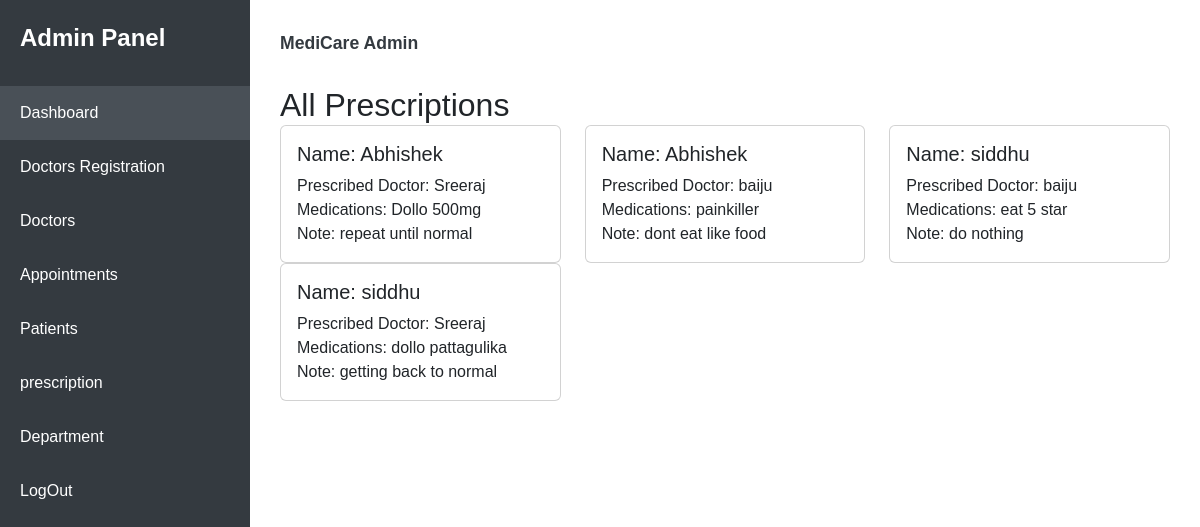
Before: /view_all_prescription with the older database file.
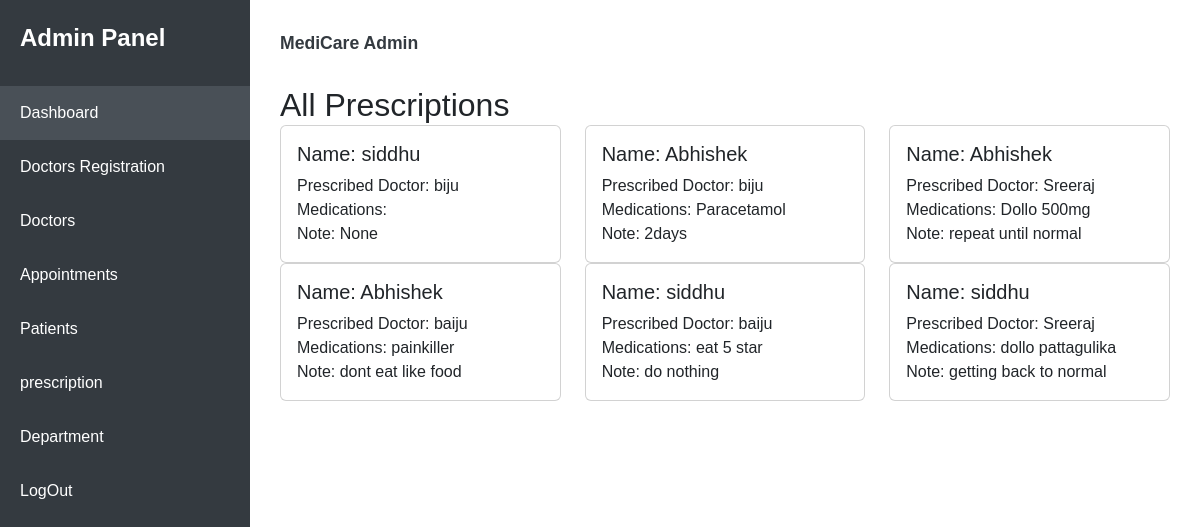
After: the same page with the newer database file.
### app/models.py (models this page shows)
class Prescription(models.Model):
    patient = models.ForeignKey(Patient, on_delete=models.CASCADE, related_name='prescriptions')
    doctor = models.ForeignKey(Doctor, on_delete=models.CASCADE)
    medications = models.TextField(help_text="List the medications prescribed.")
    date_prescribed = models.DateTimeField(auto_now_add=True)
    notes = models.TextField(blank=True, null=True, help_text="Any additional notes from the doctor.")

class Patient(models.Model):
    name = models.CharField(max_length=50)
    password = models.TextField()
    age = models.PositiveIntegerField(null=True, blank=True)
    gender = models.CharField(max_length=10, choices=[('Male', 'Male'), ('Female', 'Female'), ('Other', 'Other')])
    phone = models.CharField(max_length=15)
    email = models.EmailField()
    address = models.CharField(max_length=255)
    pincode = models.CharField(max_length=10)
    blood_group = models.CharField(max_length=5, blank=True, null=True)  # Optional blood group
    date_created = models.DateTimeField(auto_now_add=True, null= True)
    last_updated = models.DateTimeField(auto_now=True, null= True)

class Doctor(models.Model):
    department = models.ForeignKey(Department, related_name='doctors', on_delete=models.CASCADE)
    name = models.CharField(max_length=100)
    specialization = models.CharField(max_length=100)
    password = models.TextField()
    email = models.EmailField(unique=True,)

### app/views.py (the view)
# urls.py: path('view_all_prescription', views.view_all_prescription),
def view_all_prescription(req):
    pre=Prescription.objects.all()[::-1]
    return render( req,'admin/all_prescriptions.html',{'pre':pre})

### templates/admin/all_prescriptions.html (shortened to what this page needs)
<!DOCTYPE html>
<html lang="en">
<head>
    <link href="https://cdn.jsdelivr.net/npm/bootstrap@5.3.3/dist/css/bootstrap.min.css" rel="stylesheet">
</head>
<body>
    <div class="sidebar">
        <div class="logo">
            Admin Panel
        </div>
        <ul class="nav-links">
            <li><a href="admin_home" class="active">Dashboard</a></li>
            <li><a href="{% url 'register_doctor' %}">Doctors Registration</a></li>
            <li><a href="view_all_doctors">Doctors</a></li>
            <li><a href="admin_view_appointments">Appointments</a></li>
            <li><a href="view_all_patient">Patients</a></li>
            <li><a href="view_all_prescription">prescription</a></li>
            <li><a href="department">Department</a></li>
            <li><a href="logout">LogOut</a></li>
        </ul>
    </div>
<div class="main-content">
        <div class="header">
            <div class="user-profile">MediCare Admin</div>
        </div>
        <section>
            <h2 class="card-header">All Prescriptions</h2>
            <div class="row">
                {% for pre in pre %}
                <div class="col-md-4">
                    <div class="card">
                        <div class="card-body">
                            <h5 class="card-title">Name: {{ pre.patient.name }}</h5>
                            <div class="appointment-info">
                                <span>Prescribed Doctor:</span> {{ pre.doctor.name }}
                            </div>
                            <div class="appointment-info">
                                <span>Medications:</span> {{ pre.medications }}
                            </div>
                            <div class="appointment-info">
                                <span>Note:</span> {{ pre.notes }}
                            </div>
                        </div>
                    </div>
                </div>
                {% endfor %}
            </div>
        </section>
</div>
</body>
</html>

Changed rows visible on the page:
added Prescription: patient.name "siddhu", doctor.name "biju", notes "None"
added Prescription: patient.name "Abhishek", doctor.name "biju", medications "Paracetamol", notes "2days"
